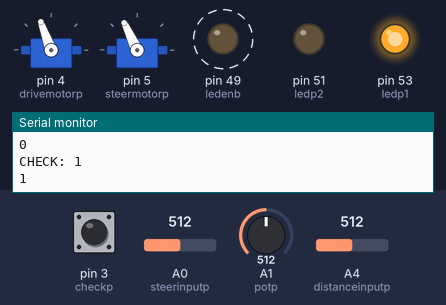
Recording of a sketch running on a simulated Arduino Mega 2560, built with avr-gcc and run on an emulated ATmega2560. Parts: 2 × servo, output pins drawn as LEDs (lit = HIGH), the last lines printed to the serial monitor. Dashed ring = blinking. Inputs (shaded band) come from the test bench; at power-on: A0 (steerinputp) = 512, A1 (potp) = 512, pin 3 (checkp) HIGH, A4 (distanceinputp) = 512.

Above: at 1.8 s.
1.9 s: A0 (steerinputp) set to 122
At 2.4 s:
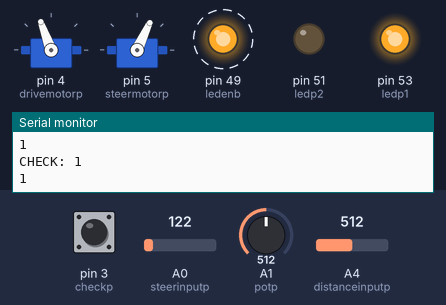
5.4 s: A1 (potp) set to 900
At 6.4 s:
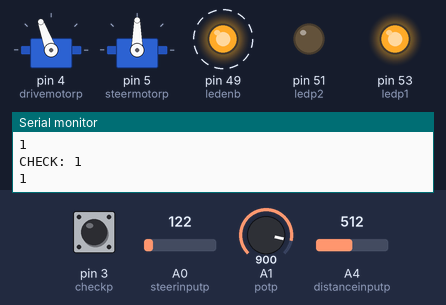
9.0 s: pin 3 (checkp) pulled LOW for 1.2 s
At 9.9 s:
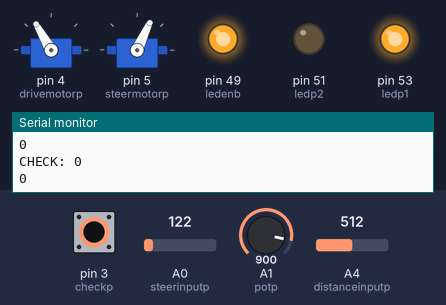
12.5 s: pin 3 (checkp) pulled LOW for 3.2 s
At 16.6 s:
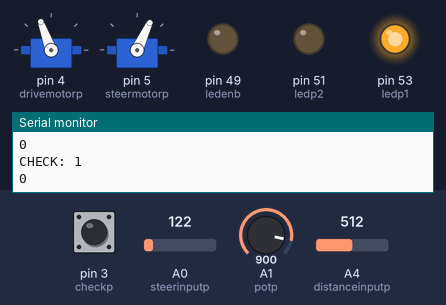
17.7 s: A0 (steerinputp) set to 20
At 18.1 s:
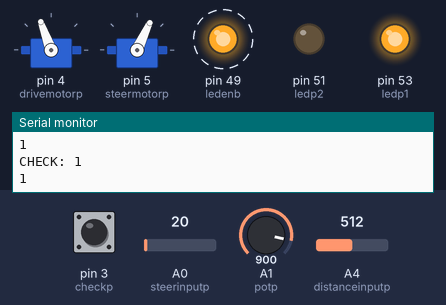
Timing chart, 0 to 22.7 s (numbered marks = the images above; inputs shaded):
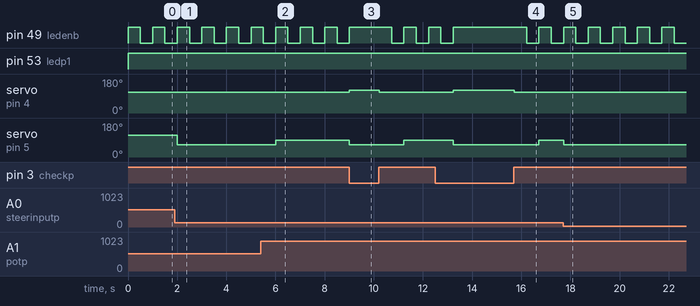

The sketch:

HotelT.ino
```cpp
#include <Servo.h>

// === SERVO OBJECTS ===
Servo driveservo;  // controls rear drive motor via ESC (90=stop, 120=forward)
Servo steerservo;  // controls front steering servo

// === PIN DEFINITIONS ===
const byte drivemotorp    = 4;   // PWM out → ESC
const byte steermotorp    = 5;   // PWM out → steering servo
const byte steerinputp    = A0;  // analog in ← steering encoder
const byte potp           = A1;  // analog in ← potentiometer (manual angle bias trim)
const byte distanceinputp = A4;  // analog in ← distance sensor
const byte ledp1          = 53;  // LED direction pin 1
const byte ledp2          = 51;  // LED direction pin 2
const byte ledenb         = 49;  // LED enable (PWM brightness)

// === EXTERNAL HALT PIN ===
// Same logic as HotelS: INPUT_PULLUP, HIGH = halted, LOW = running.
const byte checkp = 3;

// === SENSOR / CONTROL VARIABLES ===
int steerinput;     // encoder reading mapped to 0–180
int distance;       // raw distance sensor value
int servoCmd;       // final steering target
int potinput;       // pot reading mapped and centered at 0
int servoval = 90;  // desired steering angle before pot offset is applied
int state    = 0;   // 0 = running, 1 = halted (turning)
int check;          // current value of checkp pin

void setup() {
  Serial.begin(9600);

  pinMode(checkp, INPUT_PULLUP);
  pinMode(ledp1,  OUTPUT);
  pinMode(ledp2,  OUTPUT);
  pinMode(ledenb, OUTPUT);

  driveservo.attach(drivemotorp);
  steerservo.attach(steermotorp);

  driveservo.write(90);  // start stopped
  steerservo.write(90);  // start straight

  Serial.println("System Started");
  Serial.println("-------------------");
}

void loop() {
  distance = analogRead(distanceinputp);
  check    = digitalRead(checkp);

  // === POT CORRECTION ===
  potinput = map(analogRead(potp), 0, 1023, 0, 180);
  potinput = potinput - 90;  // center at 0
  servoCmd = servoval + potinput;

  // === STEERING FEEDBACK (proportional) ===
  // Steering encoder range: 350 → 180 (descending) — correct for current hardware after rebuild.
  steerinput = map(analogRead(steerinputp), 350, 180, 0, 180);
  int steerError = servoCmd - steerinput;

  if (abs(steerError) < 4) {
    steerservo.write(90);  // within deadzone — hold center
  }
  else {
    int correction = constrain(steerError / 2, -25, 25);
    steerservo.write(90 + correction);
  }

  Serial.print("CHECK: "); Serial.println(check);
  Serial.println(state);

  // === EXTERNAL HALT CHECK ===
  // QUESTION: Same polarity question as HotelS — check == 1 (HIGH) = halt, 0 (LOW) = run.
  // Is this correct given INPUT_PULLUP behavior?
  if (check == 1) {
    state = 1;
  } else if (check == 0) {
    state = 0;
  }

  switch (state) {

    case 0:  // Clear to go — drive forward if space ahead, stop for obstacle
      servoval = 90;
      if (distance > 30) {
        driveservo.write(120);    // drive forward
        analogWrite(ledenb, 255); // LED on while moving
      }
      if (distance < 30) {
        driveservo.write(90);     // stop — obstacle ahead
        analogWrite(ledenb, 0);
      }
      break;

    case 1:  // Halted — keep driving but turn hard right
      // NOTE: HotelT differs from HotelS here: instead of stopping, the robot
      // keeps driving (write(110)) while turning hard right (servoval=170).
      // This is the "T" variant — it turns out of the intersection while stopped by a signal.
      driveservo.write(110);
      servoval = 170;  // hard right turn target
      // NOTE: delay() blocks steering updates here.
      analogWrite(ledenb, 255);
      digitalWrite(ledp1, HIGH);
      digitalWrite(ledp2, LOW);
      delay(500);
      analogWrite(ledenb, 0);
      delay(500);
      break;
  }
}
```

Measured:
- after the input at 1.9 s, servo on pin 5 (steermotorp): 115° → 65° after 0.10 s
- after the input at 5.4 s, servo on pin 5 (steermotorp): 65° → 90° after 0.61 s
- after the input at 9.0 s, servo on pin 4 (drivemotorp): 110° → 120° at once, → 110° 1.2 s later; servo on pin 5 (steermotorp): 90° → 65° at once, → 90° 2.2 s later
- after the input at 12.5 s, servo on pin 4 (drivemotorp): 110° → 120° after 0.73 s, → 110° 2.5 s later; servo on pin 5 (steermotorp): 90° → 65° after 0.73 s, → 90° 3.5 s later
- after the input at 17.7 s, servo on pin 5 (steermotorp): 90° → 65° at once
